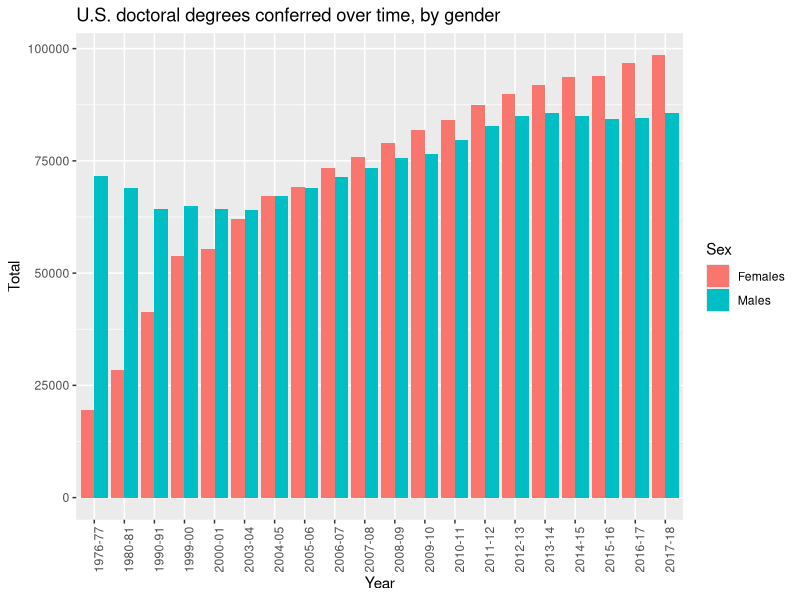
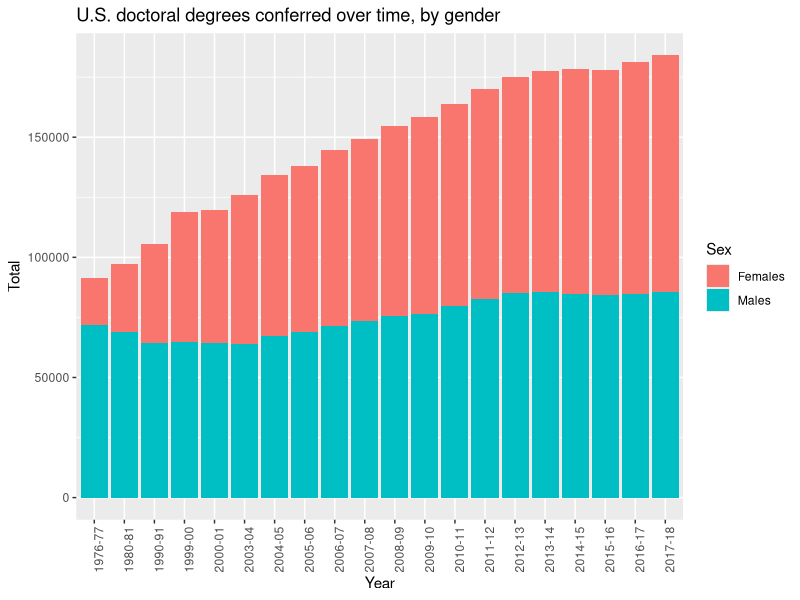
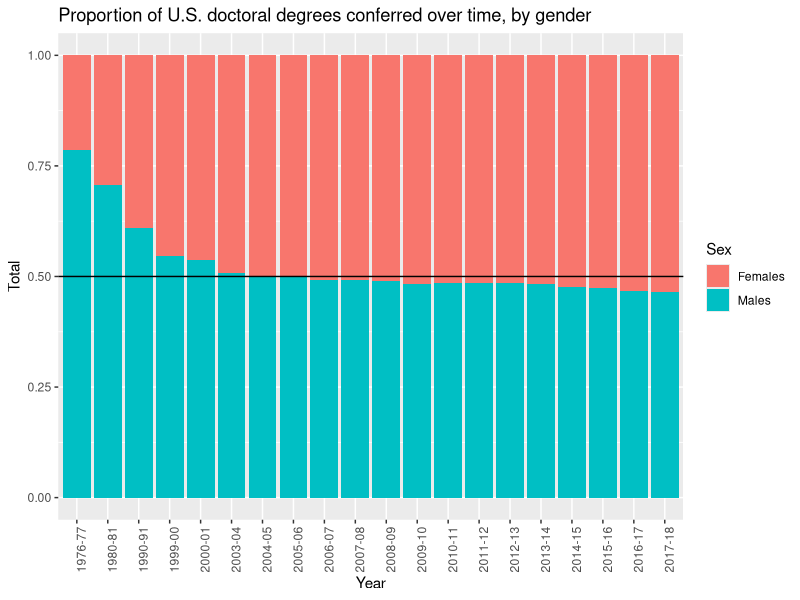
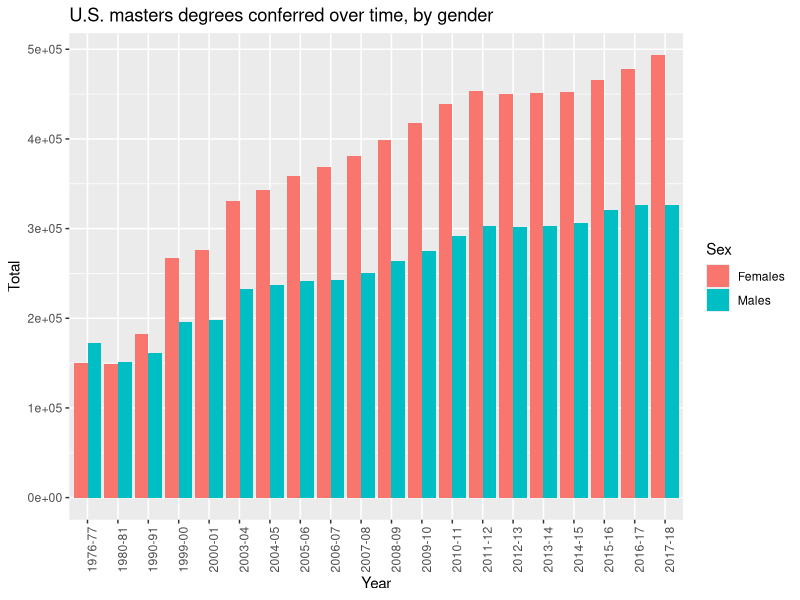
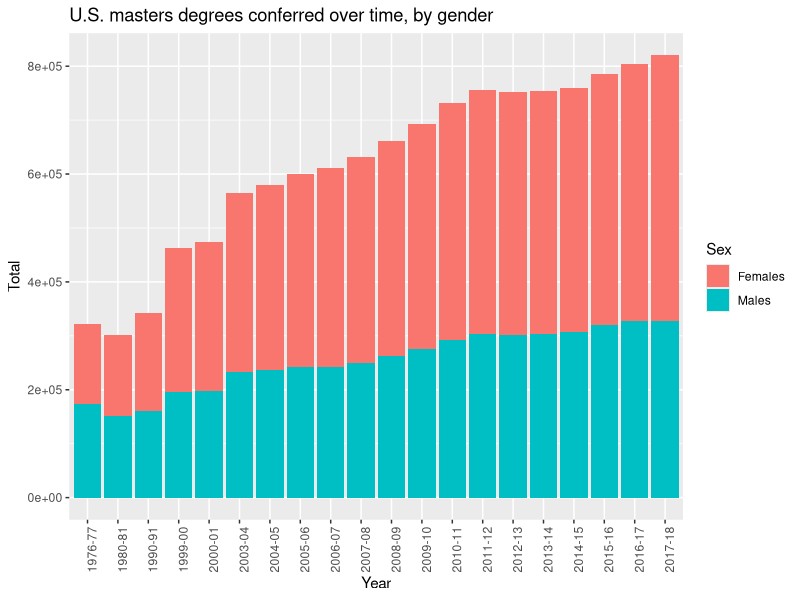
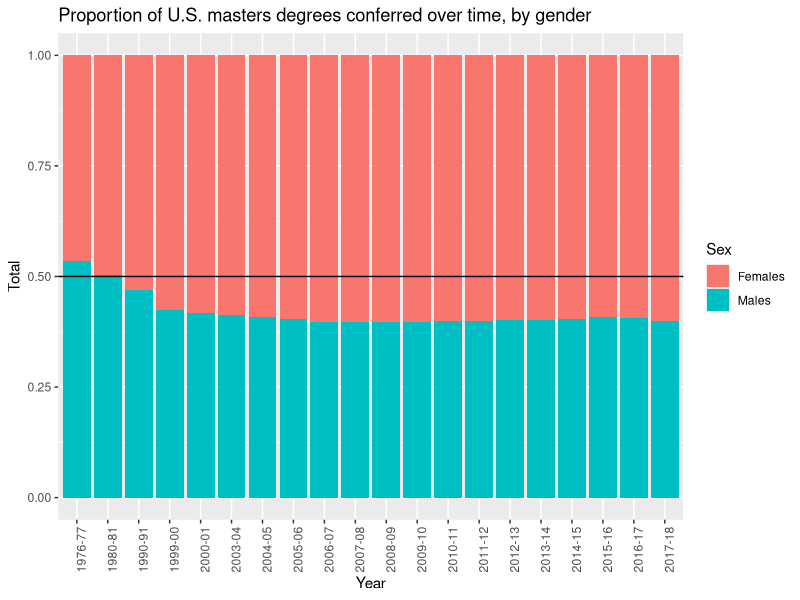
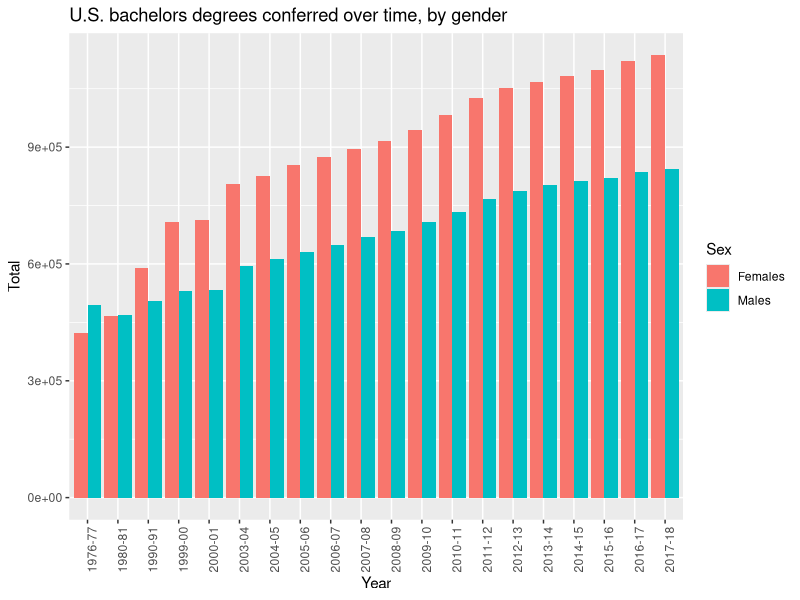
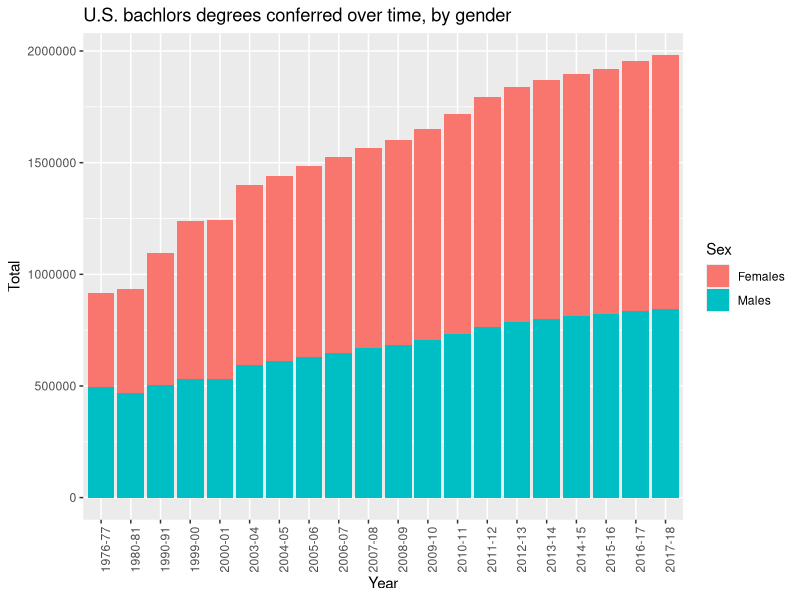

Here is the R script that generated these plots, in order:
## ---- chunk 1
library('tidyverse')
## ---- chunk 2
doctors <- read_csv('data/doctors.csv')
head(doctors)
## ---- chunk 3
doctors_by_sex <- doctors %>%
  select(Sex, Year, Total) %>%
  group_by(Year) %>%
  filter(Sex!="Total")

head(doctors_by_sex)
## ---- chunk 4
ggplot(doctors_by_sex, aes(fill=Sex, y=Total, x=Year)) + 
  ggtitle("U.S. doctoral degrees conferred over time, by gender") +
  geom_bar(position="dodge", stat="identity") +
  theme(axis.text.x = element_text(angle = 90))
## ---- chunk 5
ggplot(doctors_by_sex, aes(fill=Sex, y=Total, x=Year)) + 
  ggtitle("U.S. doctoral degrees conferred over time, by gender") +
  geom_bar(position="stack",stat="identity") +
  theme(axis.text.x = element_text(angle = 90))
## ---- chunk 6
ggplot(doctors_by_sex, aes(fill=Sex, y=Total, x=Year)) + 
  ggtitle("Proportion of U.S. doctoral degrees conferred over time, by gender") +
  geom_bar(position="fill", stat="identity") +
  theme(axis.text.x = element_text(angle = 90)) +
  geom_abline(slope=0, intercept = 0.5)
## ---- chunk 7
masters <- read_csv('data/masters.csv')
head(masters)
## ---- chunk 8
masters_by_sex <- masters %>%
  select(Sex, Year, Total) %>%
  group_by(Year) %>%
  filter(Sex!="Total")

head(masters_by_sex)
## ---- chunk 9
ggplot(masters_by_sex, aes(fill=Sex, y=Total, x=Year)) + 
  ggtitle("U.S. masters degrees conferred over time, by gender") +
  geom_bar(position="dodge", stat="identity") +
  theme(axis.text.x = element_text(angle = 90))
## ---- chunk 10
ggplot(masters_by_sex, aes(fill=Sex, y=Total, x=Year)) + 
  ggtitle("U.S. masters degrees conferred over time, by gender") +
  geom_bar(position="stack",stat="identity") +
  theme(axis.text.x = element_text(angle = 90))
## ---- chunk 11
ggplot(masters_by_sex, aes(fill=Sex, y=Total, x=Year)) + 
  ggtitle("Proportion of U.S. masters degrees conferred over time, by gender") +
  geom_bar(position="fill", stat="identity") +
  theme(axis.text.x = element_text(angle = 90)) +
  geom_abline(slope=0, intercept = 0.5)
## ---- chunk 12
bachelors <- read_csv('data/bachelors.csv')
head(bachelors)
## ---- chunk 13
bachelors_by_sex <- bachelors %>%
  select(Sex, Year, Total) %>%
  group_by(Year) %>%
  filter(Sex!="Total")

head(bachelors_by_sex)
## ---- chunk 14
ggplot(bachelors_by_sex, aes(fill=Sex, y=Total, x=Year)) + 
  ggtitle("U.S. bachelors degrees conferred over time, by gender") +
  geom_bar(position="dodge", stat="identity") +
  theme(axis.text.x = element_text(angle = 90))
## ---- chunk 15
ggplot(bachelors_by_sex, aes(fill=Sex, y=Total, x=Year)) + 
  ggtitle("U.S. bachlors degrees conferred over time, by gender") +
  geom_bar(position="stack",stat="identity") +
  theme(axis.text.x = element_text(angle = 90))
## ---- chunk 16
ggplot(bachelors_by_sex, aes(fill=Sex, y=Total, x=Year)) + 
  ggtitle("Proportion of U.S. bachelors degrees conferred over time, by gender") +
  geom_bar(position="fill", stat="identity") +
  theme(axis.text.x = element_text(angle = 90)) +
  geom_abline(slope=0, intercept = 0.5)
## ---- chunk 17
associates <- read_csv('data/associates.csv')
head(associates)
## ---- chunk 18
associates_by_sex <- associates %>%
  select(Sex, Year, Total) %>%
  group_by(Year) %>%
  filter(Sex!="Total")

head(associates_by_sex)
## ---- chunk 19
ggplot(associates_by_sex, aes(fill=Sex, y=Total, x=Year)) + 
  ggtitle("U.S. associates degrees conferred over time, by gender") +
  geom_bar(position="dodge", stat="identity") +
  theme(axis.text.x = element_text(angle = 90))
## ---- chunk 20
ggplot(associates_by_sex, aes(fill=Sex, y=Total, x=Year)) + 
  ggtitle("U.S. associates degrees conferred over time, by gender") +
  geom_bar(position="stack",stat="identity") +
  theme(axis.text.x = element_text(angle = 90))
## ---- chunk 21
ggplot(associates_by_sex, aes(fill=Sex, y=Total, x=Year)) + 
  ggtitle("Proportion of U.S. associates degrees conferred over time, by gender") +
  geom_bar(position="fill", stat="identity") +
  theme(axis.text.x = element_text(angle = 90)) +
  geom_abline(slope=0, intercept = 0.5)
